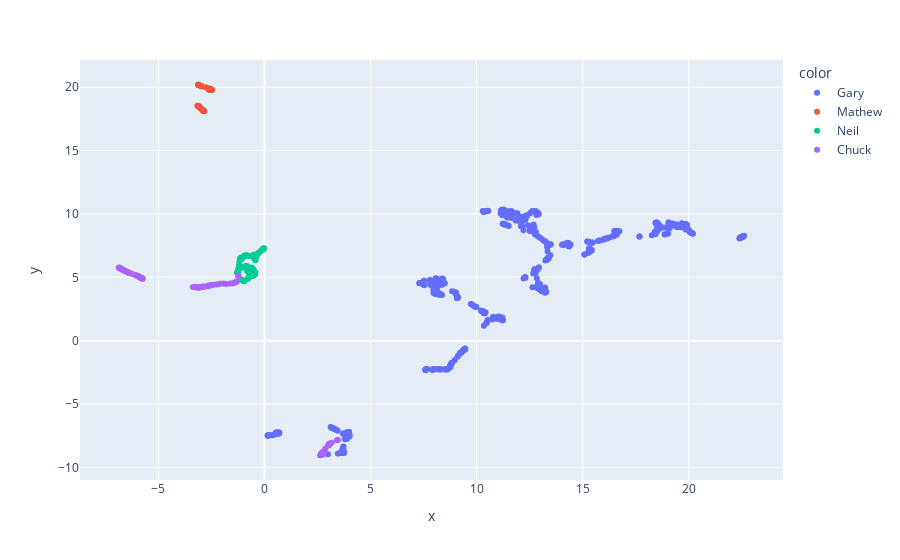

Write notebook code for a chart like this one.
### Code cell
fig = px.scatter(x=umap_embeddings[:, 0], y=umap_embeddings[:, 1], color=temp_df["Speaker"])
# Show the plot
fig.show()
